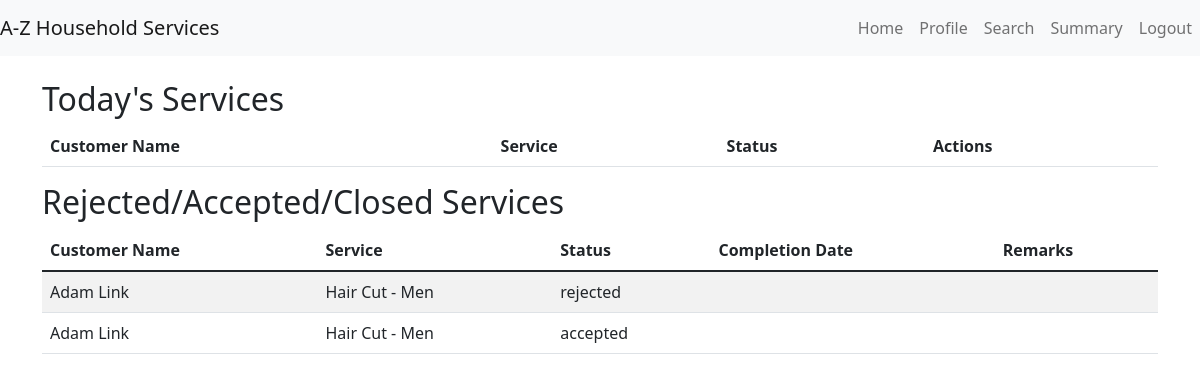
The page /professional/dashboard (signed in) on the database as committed earlier.
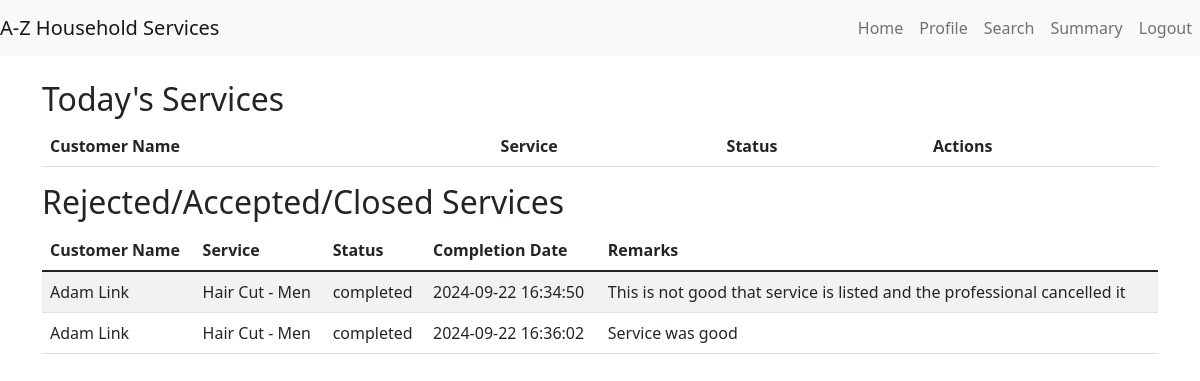
The same page on the database as committed later.
### models.py (models this page shows, shortened)
class ServiceRequest(db.Model):
    __tablename__ = 'service_requests'
    id = db.Column(db.Integer, primary_key=True)
    service_id = db.Column(db.Integer, db.ForeignKey('services.id'))
    customer_id = db.Column(db.Integer, db.ForeignKey('users.id'))
    professional_id = db.Column(db.Integer, db.ForeignKey('users.id'), nullable=True)
    date_of_request = db.Column(db.DateTime, default=db.func.current_timestamp())
    date_of_accept_reject = db.Column(db.DateTime, nullable=True)
    date_of_completion = db.Column(db.DateTime, nullable=True)
    service_status = db.Column(db.String(20))  # requested, accepted, rejected , completed
    remarks = db.Column(db.String(200))

### app.py (the view)
@app.route('/professional/dashboard')
def professional_dashboard():
    if 'user_id' in session:
        professional_id = session['user_id']
        service_requests = ServiceRequest.query.filter_by(professional_id=professional_id,service_status='requested').all()
        service_requests_closed = ServiceRequest.query.filter(ServiceRequest.professional_id==professional_id,ServiceRequest.service_status != 'requested').all()
        serviceIdList = []
        for request in service_requests:
            serviceIdList.append(request.service_id)
        services = Service.query.filter(Service.id.in_(serviceIdList)).all()
        cust_dict = {}
        service_dict = {}
        for service in Service.query.all():
            service_dict[service.id] = service
        for cust in CustomerProfile.query.all():
            cust_dict[cust.user_id] = cust
        return render_template('professional_dashboard.html', service_requests=service_requests, services=services,cust_dict=cust_dict,service_dict=service_dict,service_requests_closed=service_requests_closed)
    return redirect(url_for('login'))

### app.py (called while the page is built)
@app.before_request
def create_tables():
    global first_request
    if first_request:
        db.create_all()
        first_request = False

### templates/professional_dashboard.html (shortened to what this page needs)
{% extends "base.html" %}
{% block content %}
<h2>Today's Services</h2>
<table class="table table-striped">
    <thead>
        <tr>
            <th>Customer Name</th>
            <th>Service</th>
            <th>Status</th>
            <th>Actions</th>
        </tr>
    </thead>
</table>
<h2>Rejected/Accepted/Closed Services</h2>
<table class="table table-striped">
    <thead>
        <tr>
            <th>Customer Name</th>
            <th>Service</th>
            <th>Status</th>
            <th>Completion Date</th>
            <th>Remarks</th>
        </tr>
    </thead>
    <tbody>
        {% for service_request_closed in service_requests_closed %}
        <tr>
            <td>{{ cust_dict[service_request_closed.customer_id].full_name }}</td>
            <td>{{ service_dict[service_request_closed.service_id].name }}</td>
            <td>{{ service_request_closed.service_status }}</td>
            <td>{{ service_request_closed.date_of_completion if service_request_closed.date_of_completion else "" }}</td>
            <td>{{ service_request_closed.remarks if service_request_closed.date_of_completion else "" }}</td>
        </tr>
        {% endfor %}
    </tbody>
</table>
{% endblock %}

Rows that differ between the two databases and show on the page:
changed ServiceRequest: service_status "rejected" → "completed"; date_of_completion (not shown) → "2024-09-22 16:34:50"; date_of_completion+remarks (not shown) → "This is not good that service is listed and the professional cancelled it"
changed ServiceRequest: service_status "accepted" → "completed"; date_of_completion (not shown) → "2024-09-22 16:36:02"; date_of_completion+remarks (not shown) → "Service was good"
